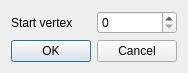
<?xml version="1.0" encoding="UTF-8"?>
<ui version="4.0">
 <class>GetVertex</class>
 <widget class="QDialog" name="GetVertex">
  <property name="geometry">
   <rect>
    <x>0</x>
    <y>0</y>
    <width>184</width>
    <height>73</height>
   </rect>
  </property>
  <property name="windowTitle">
   <string>Select vertex</string>
  </property>
  <property name="windowIcon">
   <iconset resource="../../Resourses/resourses.qrc">
    <normaloff>:/icons/Main.png</normaloff>:/icons/Main.png</iconset>
  </property>
  <layout class="QVBoxLayout" name="verticalLayout">
   <item>
    <layout class="QHBoxLayout" name="horizontalLayout">
     <item>
      <widget class="QLabel" name="label">
       <property name="text">
        <string>Start vertex</string>
       </property>
      </widget>
     </item>
     <item>
      <widget class="QSpinBox" name="spinBox"/>
     </item>
    </layout>
   </item>
   <item>
    <widget class="QDialogButtonBox" name="buttonBox">
     <property name="orientation">
      <enum>Qt::Horizontal</enum>
     </property>
     <property name="standardButtons">
      <set>QDialogButtonBox::Cancel|QDialogButtonBox::Ok</set>
     </property>
    </widget>
   </item>
  </layout>
 </widget>
 <resources>
  <include location="../../Resourses/resourses.qrc"/>
 </resources>
 <connections>
  <connection>
   <sender>buttonBox</sender>
   <signal>accepted()</signal>
   <receiver>GetVertex</receiver>
   <slot>accept()</slot>
   <hints>
    <hint type="sourcelabel">
     <x>248</x>
     <y>254</y>
    </hint>
    <hint type="destinationlabel">
     <x>157</x>
     <y>274</y>
    </hint>
   </hints>
  </connection>
  <connection>
   <sender>buttonBox</sender>
   <signal>rejected()</signal>
   <receiver>GetVertex</receiver>
   <slot>reject()</slot>
   <hints>
    <hint type="sourcelabel">
     <x>316</x>
     <y>260</y>
    </hint>
    <hint type="destinationlabel">
     <x>286</x>
     <y>274</y>
    </hint>
   </hints>
  </connection>
 </connections>
</ui>
